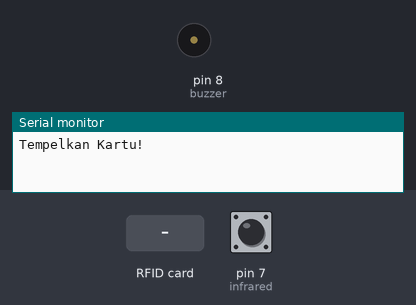
Bench run of a sketch on a simulated Arduino Uno, built with avr-gcc and run on an emulated ATmega328P. Parts: buzzer (waves = sounding, pin HIGH), the last lines printed to the serial monitor. The test bench sets the inputs (shaded band); at power-on: pin 7 (infrared) HIGH. Pins used as bus, display or sensor lines are not drawn.

Above: at 1.2 s.
1.3 s: RFID card 5E 7A 19 C4 held to the reader
At 1.9 s:
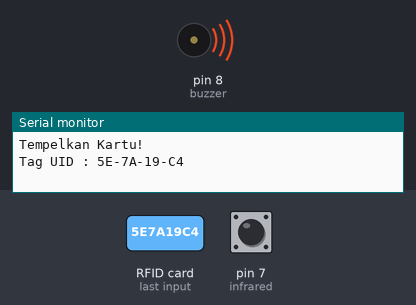
Timing chart, 0 to 4.3 s (numbered marks = the images above; inputs shaded):
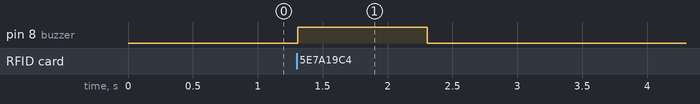

The sketch:

7.RFID_alternative.ino
```cpp
//menggunakan library mfrc522
#include<SPI.h>
#include<MFRC522.h>

//inisiasi variable mfrc522
#define SS_PIN 10
#define RST_PIN 9

MFRC522 mfrc522(SS_PIN, RST_PIN);

//inisiasi variabel tambahan
int buzzer = 8;
int infrared = 7;
String uidString;
int kunci = 0;

void setup() {
  Serial.begin(9600);
  SPI.begin();
  mfrc522.PCD_Init();

  pinMode(buzzer,OUTPUT);
  pinMode(infrared,INPUT);

  Serial.println("Tempelkan Kartu!");
}

void loop() {
  //Baca Data
  if(mfrc522.PICC_IsNewCardPresent() && kunci == 0){
    readRFID();
    Serial.print("Tag UID : ");
    Serial.println(uidString);

    if(uidString == "8A-37-5A-1A"){
      buzzerBunyi();
      Serial.println("Berhasil!");
      delay(500);
      Serial.println("Palang dibuka, Silahkan Masuk");
      kunci = 1;
    }else if(uidString == "5-86-56-BF"){
      buzzerBunyi();
      Serial.println("Berhasil!");
      delay(500);
      Serial.println("Palang dibuka, Silahkan Masuk Teman");
      kunci = 1;
    }
    else{
      buzzerBunyiGagal();
      Serial.println("GAGAL!");
      Serial.println("");
      Serial.println("Tempelkan Kartu!");
    }

  }

  infraredNyala();

}

void readRFID(){
  mfrc522.PICC_ReadCardSerial();
  //pembatas bisa dirubah sesuai keinginan, disini yang digunakan "-"
  uidString = String(mfrc522.uid.uidByte[0], HEX) + "-" +
              String(mfrc522.uid.uidByte[1], HEX) + "-" +
              String(mfrc522.uid.uidByte[2], HEX) + "-" +
              String(mfrc522.uid.uidByte[3], HEX);
              uidString.toUpperCase();
}

void buzzerBunyi(){
  digitalWrite(buzzer,HIGH);
  delay(100);
  digitalWrite(buzzer, LOW);
  delay(100);
  digitalWrite(buzzer, HIGH);
  delay(100);
  digitalWrite(buzzer,LOW);
}

void buzzerBunyiGagal(){
  digitalWrite(buzzer, HIGH);
  delay(1000);
  digitalWrite(buzzer,LOW);
}

void infraredNyala(){
  int readInfrared = digitalRead(infrared);

  if(readInfrared == 0 && kunci == 1){
    buzzerBunyi();
    Serial.println("Palang ditutup");
    Serial.println("");
    Serial.println("Tempelkan Kartu!");
    kunci = 0;
  }

}
```

Measured:
- after the input at 1.3 s, pin 8 (buzzer): LOW → HIGH at once, → LOW 1.0 s later
